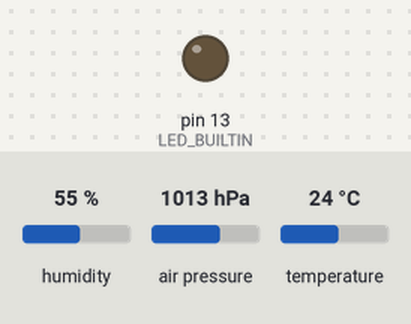
This sketch was run on a simulated Arduino Uno, built with avr-gcc and run on an emulated ATmega328P. Shown: output pins drawn as LEDs (lit = HIGH). The test bench sets the inputs (shaded band); at power-on: humidity 55 %, air pressure 1013 hPa, temperature 24 °C. What the sketch prints to the serial monitor is not drawn.

Above: at 0.6 s.
At 15.6 s:
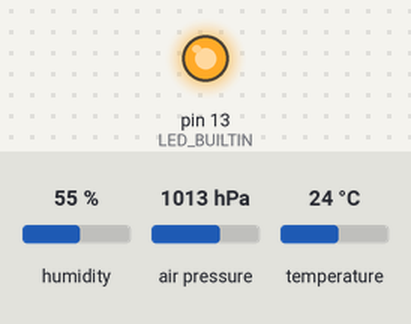
Timing chart, 0 to 39.1 s (numbered marks = the images above):
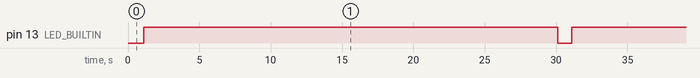

Measured:
- by itself, pin 13 (LED_BUILTIN): alternates HIGH for 29.0 s and LOW for 1.0 s

The sketch:

bme280.serial.ino
```cpp
#include <Wire.h>
#include <SPI.h>
#include <Adafruit_Sensor.h>
#include <Adafruit_BME280.h>

#define BME_SCK 13
#define BME_MISO 12
#define BME_MOSI 11
#define BME_CS 10
#define SEALEVELPRESSURE_HPA (1029)

Adafruit_BME280 bme;

void setup() {
  Serial.begin(115200);
  pinMode(LED_BUILTIN, OUTPUT);
  delay(100);

  Serial.println("BME280 test");
  bool status;
  // default settings
  status = bme.begin();
  if (!status) {
      Serial.println("Could not find a valid BME280 sensor, check wiring!");
      while (1);
  }
}

void loop() {
  digitalWrite(LED_BUILTIN, LOW);

  float Temp = bme.readTemperature();
  float Humid = bme.readHumidity();
  float mbPress = bme.readPressure()/100;
  float Alti = bme.readAltitude(SEALEVELPRESSURE_HPA);

  Serial.print("Temperature: ");
  Serial.print(Temp);
  Serial.println("c");

  Serial.print("Humidity: ");
  Serial.print(Humid);
  Serial.println("%");

  Serial.print("Pressure: ");
  Serial.print(mbPress);
  Serial.println("mB");
//  Serial.print("Altitude:");
//  Serial.println(Alti);
  delay(1000);
  digitalWrite(LED_BUILTIN, HIGH);
  delay(29000);                       // wait for a second
}
```
